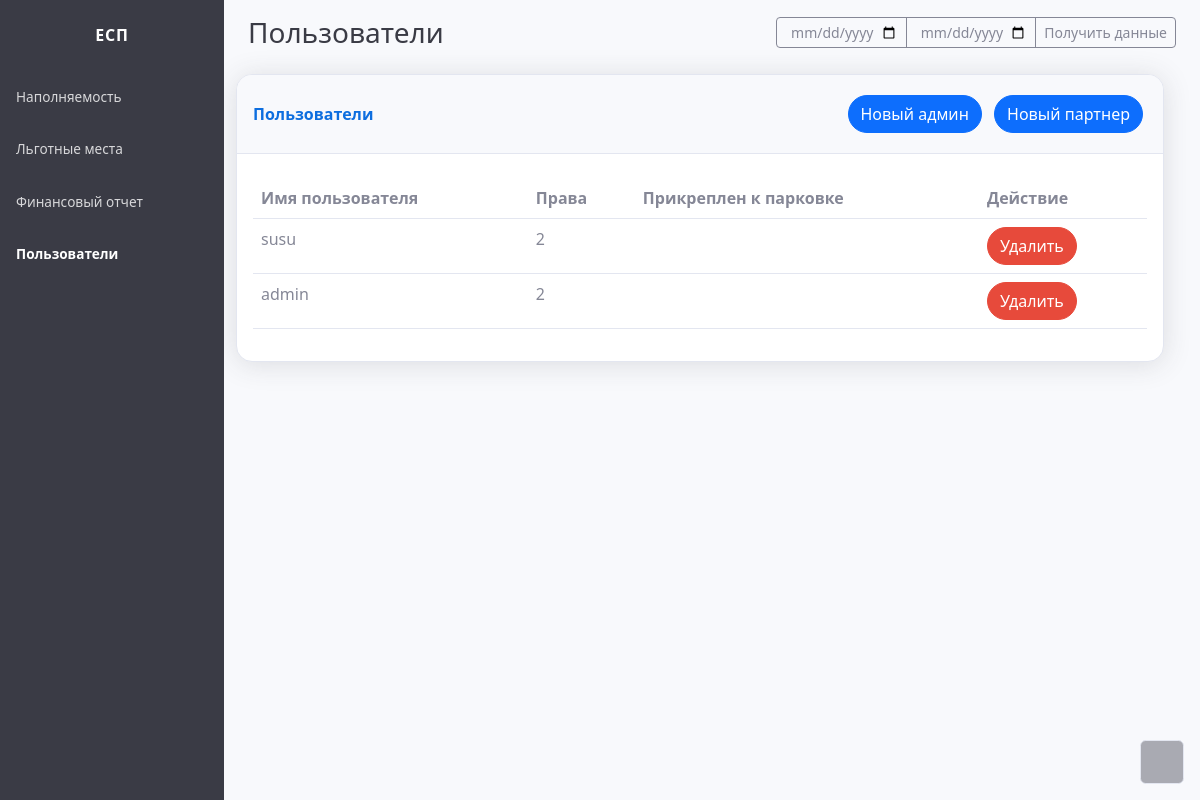
Page /dash_users on the earlier database version.
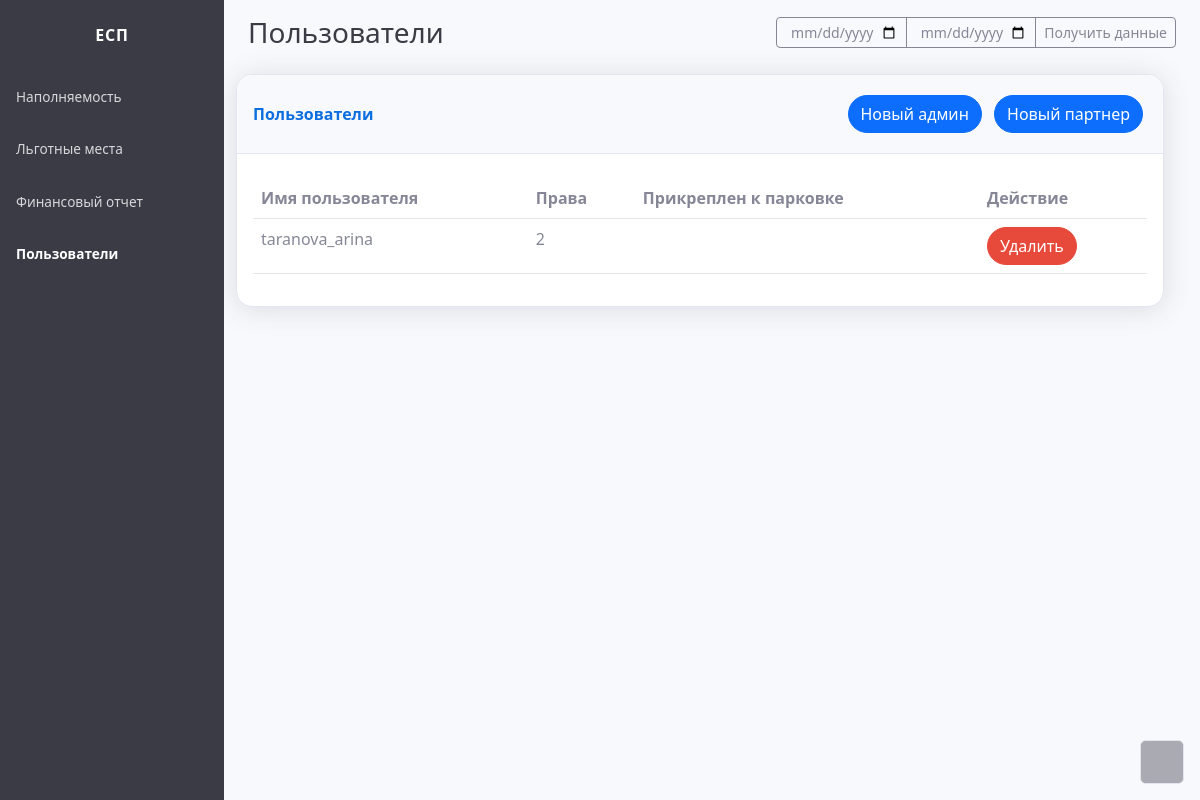
Same page on the later database version.
### parkingapp/models.py (models this page shows, shortened)
class User(AbstractUser):
    card_num = models.PositiveBigIntegerField(default=0)
    card_period = models.PositiveIntegerField(default=0)
    card_cvv = models.PositiveIntegerField(default=0)
    rights = models.IntegerField(default=0)
    username = models.CharField(max_length=20, unique=True)
    password1 = models.CharField(max_length=200, default=" ")
    password2 = models.CharField(max_length=200, default=" ")
    park_id = models.IntegerField(default=0)

### parkingapp/views.py (the view)
# urls.py: path('dash_users', views.dash_users, name='dash_users'),
def dash_users(request):
    if request.method == 'POST':
        value = request.POST.get('delete')
        user = User.objects.get(pk=value)
        user.delete()
    admins = User.objects.filter(rights=2)
    couponers = User.objects.filter(rights=1)
    wise = []
    for el in admins:
        wise.append(el)
    for el in couponers:
        wise.append(el)
    return render(request, 'dash_users.html', {'users': wise})

### parkingapp/templates/dash_users.html (shortened to what the changed rows need)
<!DOCTYPE html>
<html lang="en">
{% load static %}
<head>
    <link rel="stylesheet" href="{% static 'assets/bootstrap/css/bootstrap.min.css' %}">
</head>
<body id="page-top">
    <div id="wrapper">
        <div class="d-flex flex-column" id="content-wrapper">
            <div id="content">
                <div class="container-fluid mt-3">
                    <div class="row">
                        <div class="row">
                            <div class="card shadow p-0">
                                <div class="card-body">
                                    <div class="row">
                                    <div class="table-responsive table mt-2" id="dataTable" role="grid" aria-describedby="dataTable_info">
                                        <table class="table my-0" id="dataTable">
                                            <thead>
                                                <tr>
                                                    <th>Имя пользователя</th>
                                                    <th>Права</th>
                                                    <th>Прикреплен к парковке</th>
                                                    <th>Действие</th>
                                                </tr>
                                            </thead>
                                            <tbody>
                                                {% for el in users %}
                                                <tr>
                                                    <td>{{ el.username }}</td>
                                                    <td>{{ el.rights }}</td>
                                                    {% if el.rights == 1 %}
                                                    <td>{{ el.park_id }}</td>
                                                    {% else %}
                                                    <td></td>
                                                    {% endif %}
                                                    <form method="post">
                                                    <td><button class="btn btn-danger rounded-pill" value="{{el.pk}}" type="submit" name="delete">Удалить</button></td>
                                                    </form>
                                                </tr>
                                                {% endfor %}
                                        </table>
                                    </div>
                                </div>
                            </div>
                        </div>
                    </div>
                    </div>
                </div>
            </div>
        </div><a class="border rounded d-inline scroll-to-top" href="#page-top"></a>
    </div>
</body>
</html>

Differences in the rows shown:
removed User: username "susu", rights "2", {{ el.pk }} 1 (drawn)
removed User: username "admin", rights "2"
added User: username "taranova_arina", rights "2", {{ el.pk }} 1 (drawn)
